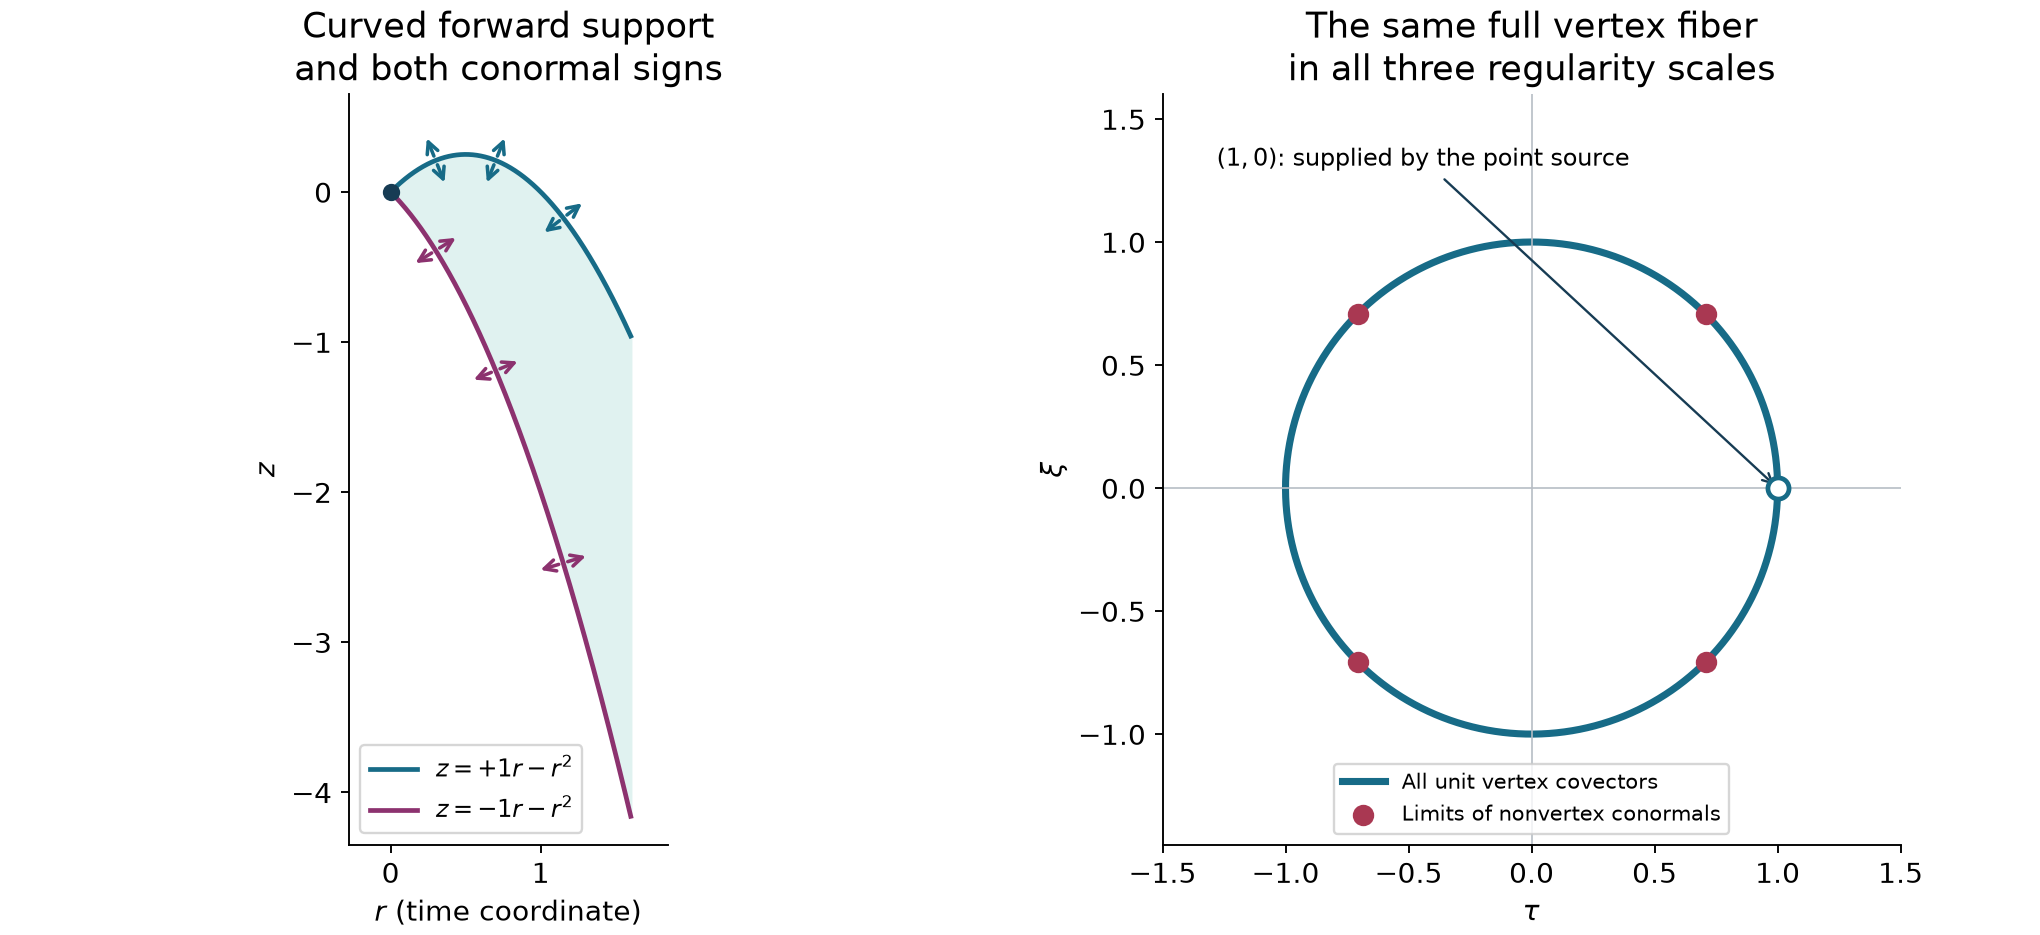

This chart was generated by the following Python code:
"""Exact curves and covector sections for Exercises 10–11. CC0."""
from pathlib import Path
import numpy as np
import matplotlib
matplotlib.use('Agg')
import matplotlib.pyplot as plt
plt.rcParams.update({'font.size':12,'axes.titlesize':15})
fig,axes=plt.subplots(1,2,figsize=(12,5.5),layout='constrained')
r=np.linspace(0,1.6,600)
ax=axes[0]
ax.fill_between(r,-r-r*r,r-r*r,color='#e0f2f0')
for eps,col in [(1,'#176b87'),(-1,'#8c326f')]:
    ax.plot(r,eps*r-r*r,color=col,lw=2,label=fr'$z={eps:+d}r-r^2$')
    for t in [.3,.7,1.15]:
        z=eps*t-t*t
        cov=np.array([2*t-4*eps*t*t,-2*eps*t])
        cov=.19*cov/np.linalg.norm(cov)
        for sign in [-1,1]:
            ax.annotate('',xy=(t+sign*cov[0],z+sign*cov[1]),xytext=(t,z),
                arrowprops=dict(arrowstyle='->',color=col,lw=1.5))
ax.scatter([0],[0],s=40,color='#173c54',zorder=5)
ax.set(xlabel='$r$ (time coordinate)',ylabel='$z$',xlim=(-.28,1.85),ylim=(-4.35,.65),
       title='Curved forward support\nand both conormal signs')
ax.set_aspect('equal');ax.legend(loc='lower left',fontsize=10)
ax=axes[1];theta=np.linspace(0,2*np.pi,600)
ax.plot(np.cos(theta),np.sin(theta),color='#176b87',lw=3,label='All unit vertex covectors')
null=np.array([(a,b) for a in [-1,1] for b in [-1,1]])/np.sqrt(2)
ax.scatter(null[:,0],null[:,1],color='#a93852',s=65,zorder=5,label='Limits of nonvertex conormals')
ax.scatter([1],[0],s=80,facecolors='white',edgecolors='#176b87',lw=2,zorder=6)
ax.annotate('$(1,0)$: supplied by the point source',xy=(1,0),xytext=(-1.28,1.31),
            arrowprops=dict(arrowstyle='->',color='#173c54'),fontsize=10)
ax.axhline(0,color='#b6bdc4',lw=.7);ax.axvline(0,color='#b6bdc4',lw=.7)
ax.set(xlabel=r'$\tau$',ylabel=r'$\xi$',xlim=(-1.5,1.5),ylim=(-1.45,1.6),
       title='The same full vertex fiber\nin all three regularity scales')
ax.set_aspect('equal');ax.legend(loc='lower center',fontsize=9)
for a in axes:a.spines[['top','right']].set_visible(False)
out=Path(__file__).resolve().parent
fig.savefig(out/'analytic-curved-wave-cone.svg')
fig.savefig(out/'analytic-curved-wave-cone.png',dpi=170)
svg=out/'analytic-curved-wave-cone.svg'
svg.write_text('\n'.join(line.rstrip() for line in svg.read_text(encoding='utf-8').splitlines())+'\n',encoding='utf-8')
